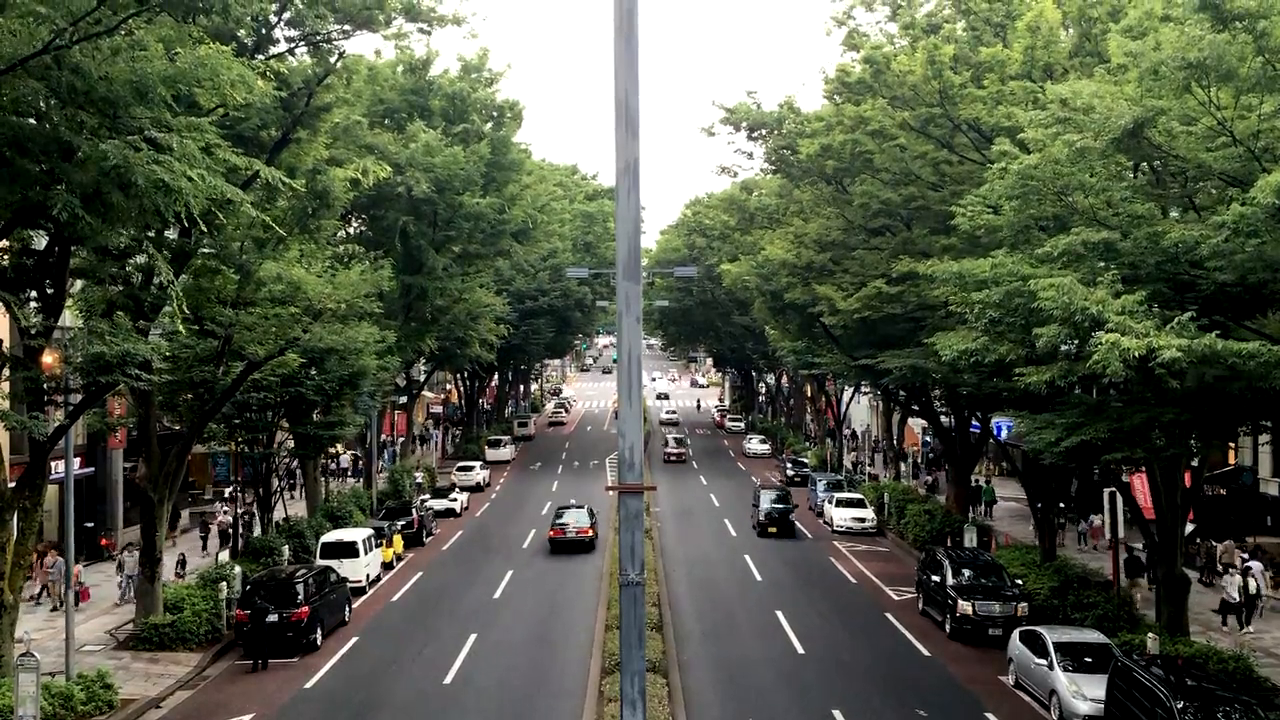
#> input picture frame 36 of Adarsh_Day_13_AI_ML/Street - 3617.mp4, 1280 x 720 px, given in place of VIRAT_S_050201_05_000890_000944.mp4, which was not available
$ python video_color_based_detection_2.py
#> lines starting #> are read from the running program, lines starting #| are printed output that depends on the picture; after the words box and inside, x2 and y2 are one past the last pixel; in counts of white or black regions, pixels touching at a corner belong together; pictures that were not available may be replaced by others from this repository, and a replacement may not be noted
# color based ROI detection
# ROI - region of interest Bmin - 71 , Bmax = 142
# Gmin - 94 , Gmax 218
# R min=120 R max = 235

import cv2
import numpy as np
import imutils
h=75;s=100;v=119
lowBGR = np.array([0,98,115])
highBGR =np.array([99,157,255])
# copy the path of the video
#path = 'C:\\Users\\pc\\vid_mpeg4.mp4'
path = "C:\\Users\\pc\\VIRAT_S_050201_05_000890_000944.mp4"

# create the video reader object
vid = cv2.VideoCapture(path)
print(vid)
print(vid.isOpened())
frame_counter=0
xCORR= []
yCORR= []
c_list = []
while(vid.isOpened()):
    val,frame=vid.read()
#> frame is the input picture: shape (720, 1280, 3); mean B, G, R 70.6, 87.1, 81.3
    image_hsv=cv2.cvtColor(frame, cv2.COLOR_BGR2HSV)
#> image_hsv: shape (720, 1280, 3); mean H, S, V 45.5, 79, 89.6
    frame_counter +=1
    # if the frame is captured
    if(val):
        mask_image = cv2.inRange(image_hsv,
                                (lowBGR),
                                (highBGR))
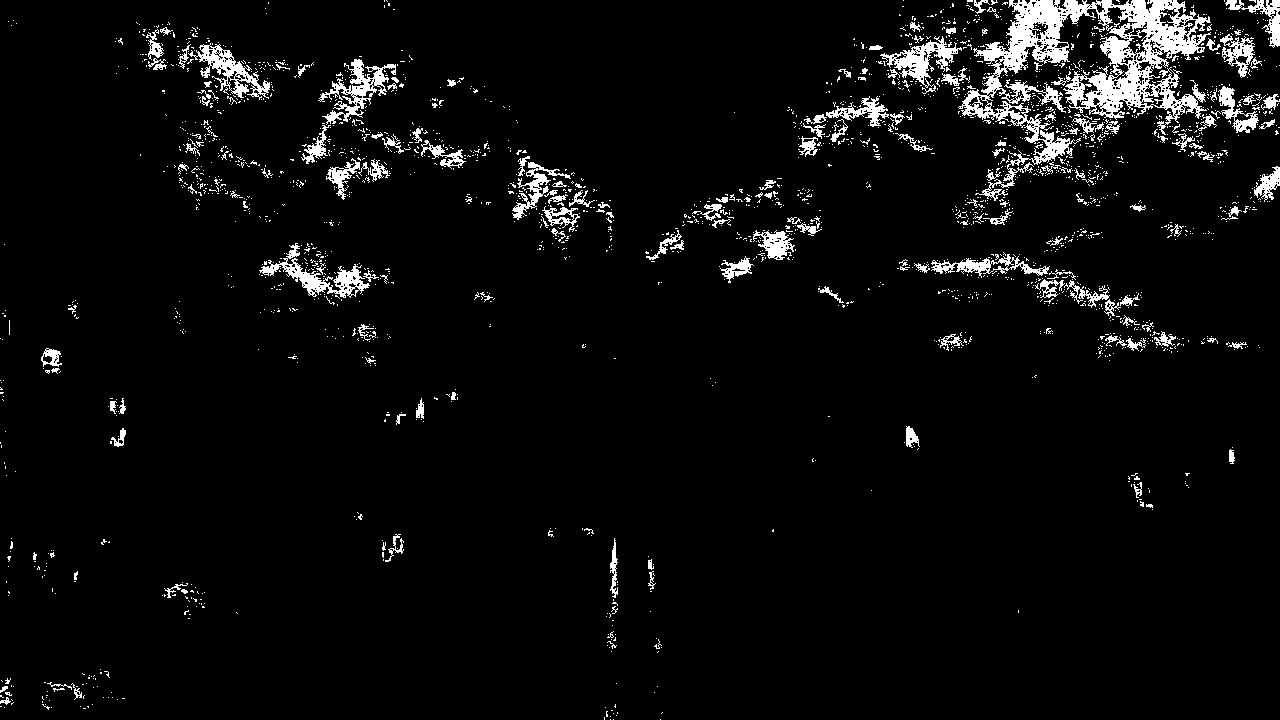
#> mask_image: shape (720, 1280); 4.8% white; 2314 white regions (2133 under 20 px)
        # find contours
        cnts = cv2.findContours(mask_image, cv2.RETR_TREE, cv2.CHAIN_APPROX_SIMPLE)
#> cnts = 3506 contours, 3332 with area under 20; largest, box (x1, y1, x2, y2) and area: (958, 0, 1211, 201) 16071, (188, 43, 270, 100) 1445, (259, 243, 370, 298) 1400, (880, 36, 962, 94) 1279, (318, 59, 396, 125) 1221
        final_contours = imutils.grab_contours(cnts)
#> final_contours has the same summary as cnts
        if(frame_counter==1):
            frame_original=frame.copy()

        count=0
        #big object detection
        for c in final_contours:

            area = cv2.contourArea(c)
            if(area>200):
                print(area)
                count=count+1
                print(count)

                M = cv2.moments(c)
                cx = int(M['m10']/M['m00'])
                cy = int(M['m01']/M['m00'])
                # c have every info about contour
                cv2.drawContours(frame, [c], -1, (0,0,255))
                cv2.circle(frame, (cx,cy), 4 ,(0,255,0))
                xCORR.append(cx)
                yCORR.append(cy)
                line_thickness = 2

                for i in range(len(xCORR)):
                    frame[yCORR[i],xCORR[i]]= (0,0,255)


                cv2.imshow('Frame',frame)
#> this loop made 3506 passes
#> (area, cx, cy) on passes 315, 642, 776, 792, 878, 1003, 1209, 1562, 1614, 1665, 1848, 2012: (231.5, 50, 356), (227.5, 1087, 294), (307.5, 736, 268), (883.5, 987, 265), (1400, 320, 277), (582.5, 775, 244), (382, 561, 216), (383.5, 1268, 183), (613, 533, 188), (380.5, 340, 175), (327, 443, 154), (265, 315, 148)
#> area on passes 33, 56: 28, 35.5
#> (printed output is left out)
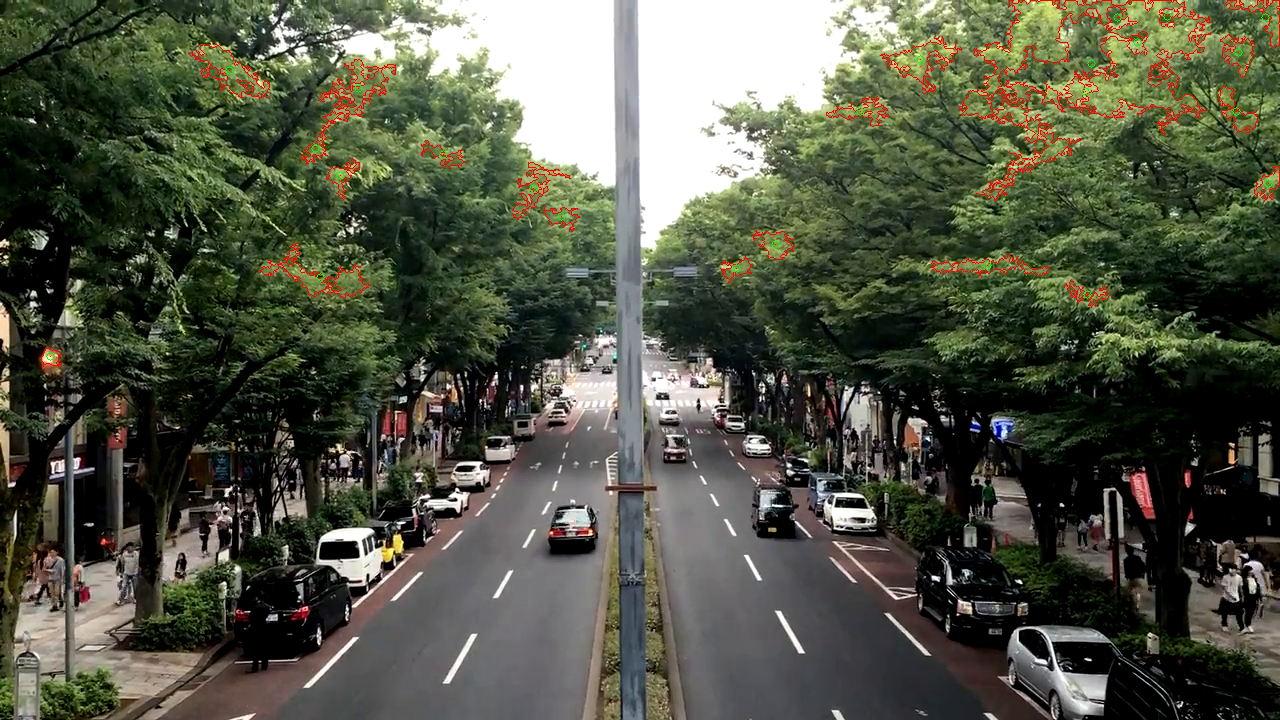
#> frame: shape (720, 1280, 3); 1.06% of pixels changed, all inside (x1, y1, x2, y2) = (41, 0, 1280, 367)
#> after the loop, count = 24; xCORR = [50, 1087, 736, 987, 320, 775, 561, 1268, 533, 340, 443, 315, 860, 1236, 358, 229, 920, 1238, 1265, 1091, 1085, 1137, 1167, 1117]; yCORR = [356, 294, 268, 265, 277, 244, 216, 183, 188, 175, 154, 148, 111, 111, 88, 70, 59, 52, 17, 63, 91, 42, 16, 17]
                #cv2.imshow('mask_image',mask_image)

    if(cv2.waitKey(1)==ord('q')):
#> (key q is pressed here)
        break


vid.release() # close the object
cv2.destroyAllWindows()

print(frame_counter)

$ run again, starting later in the video
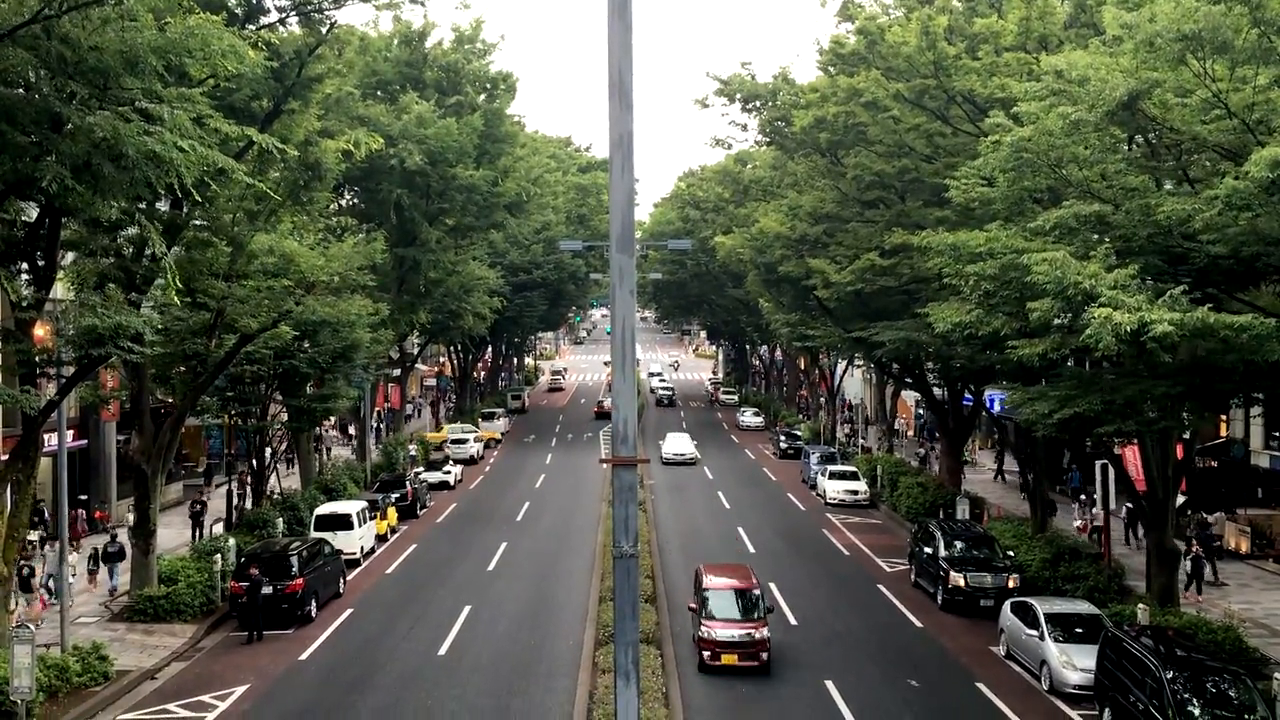
#> input picture frame 165 of Adarsh_Day_13_AI_ML/Street - 3617.mp4, 1280 x 720 px, given in place of VIRAT_S_050201_05_000890_000944.mp4, which was not available
#> frame is the input picture: shape (720, 1280, 3); mean B, G, R 69.3, 84.9, 80.2
#> image_hsv: shape (720, 1280, 3); mean H, S, V 46.8, 80.9, 87.8
#> `mask_image = cv2.inRange(image_hsv, (lowBGR), (highBGR))`:
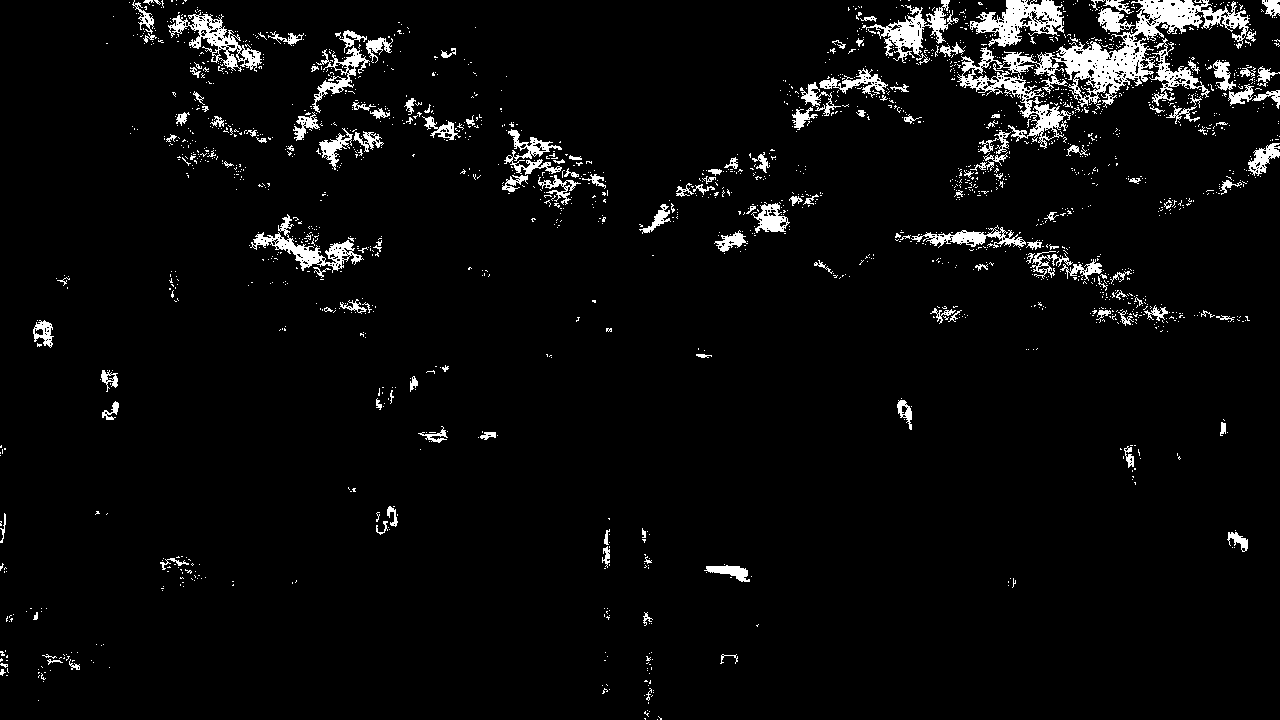
#> mask_image: shape (720, 1280); 4.3% white; 1929 white regions (1773 under 20 px)
#> cnts = 2915 contours, 2752 with area under 20; largest, box (x1, y1, x2, y2) and area: (957, 0, 1250, 149) 9372, (970, 0, 1064, 47) 2200, (168, 12, 262, 72) 1730, (862, 0, 959, 63) 1432, (250, 214, 364, 273) 1413
#> final_contours has the same summary as cnts
#> the loop `for c in final_contours: ` made 2915 passes
#> (area, cx, cy) on passes 137, 306, 573, 612, 708, 726, 789, 886: (331, 729, 571), (306.5, 43, 332), (227, 1085, 268), (208.5, 1046, 263), (274.5, 730, 241), (799, 971, 237), (1413, 308, 249), (218, 658, 218)
#> (printed output is left out)
#> after the loop `for c in final_contours:`:
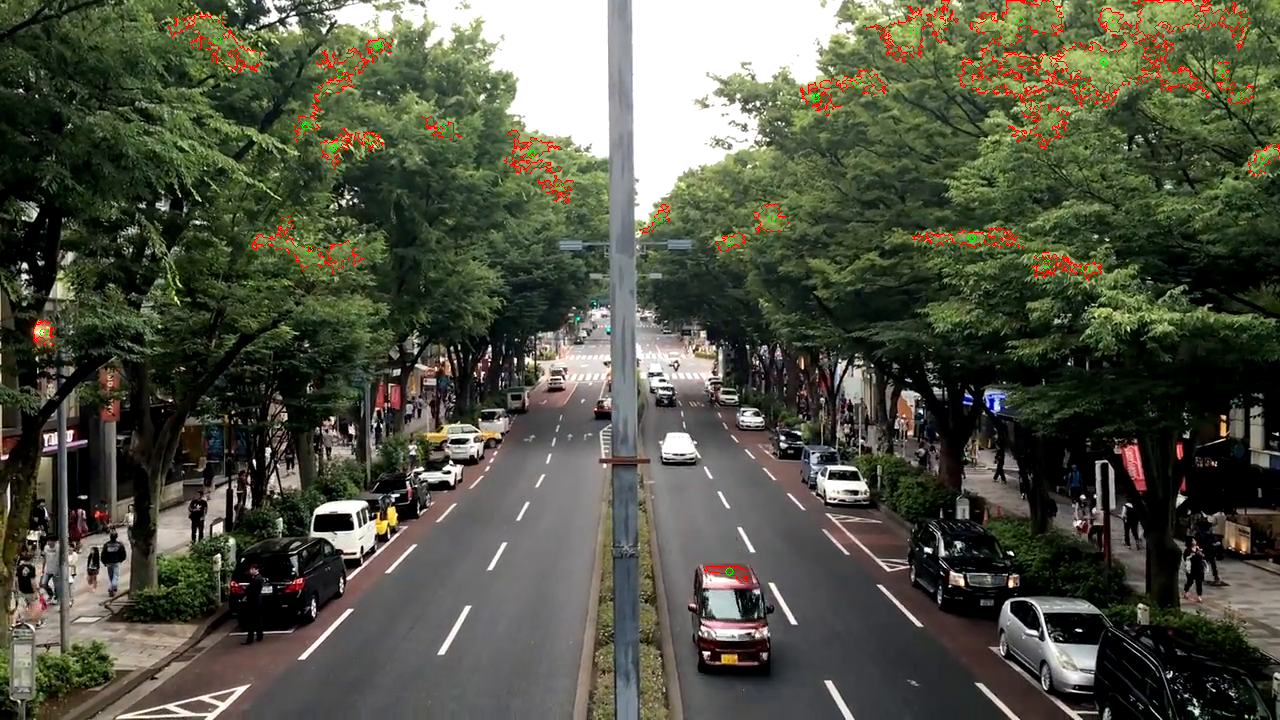
#> frame: shape (720, 1280, 3); 1.1% of pixels changed, all inside (x1, y1, x2, y2) = (33, 0, 1280, 582)
#> after the loop `for c in final_contours:`: count = 28; xCORR = 28 values, max 1262 at index 10, min 43 at index 1, mean 730; yCORR = 28 values, max 571 at index 0, min 20 at index 23, mean 155.6

$ run again, starting later in the video
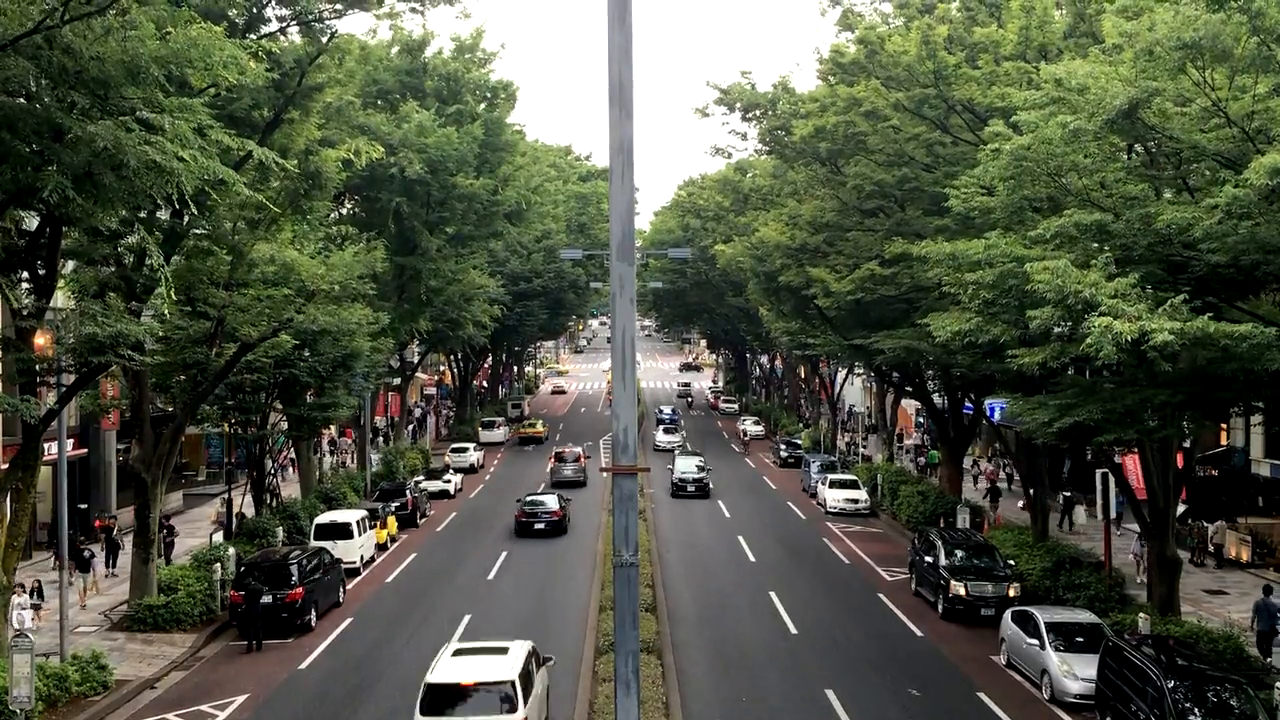
#> input picture frame 294 of Adarsh_Day_13_AI_ML/Street - 3617.mp4, 1280 x 720 px, given in place of VIRAT_S_050201_05_000890_000944.mp4, which was not available
#> frame is the input picture: shape (720, 1280, 3); mean B, G, R 69, 85.3, 80.2
#> image_hsv: shape (720, 1280, 3); mean H, S, V 45.4, 82.1, 88
#> `mask_image = cv2.inRange(image_hsv, (lowBGR), (highBGR))`:
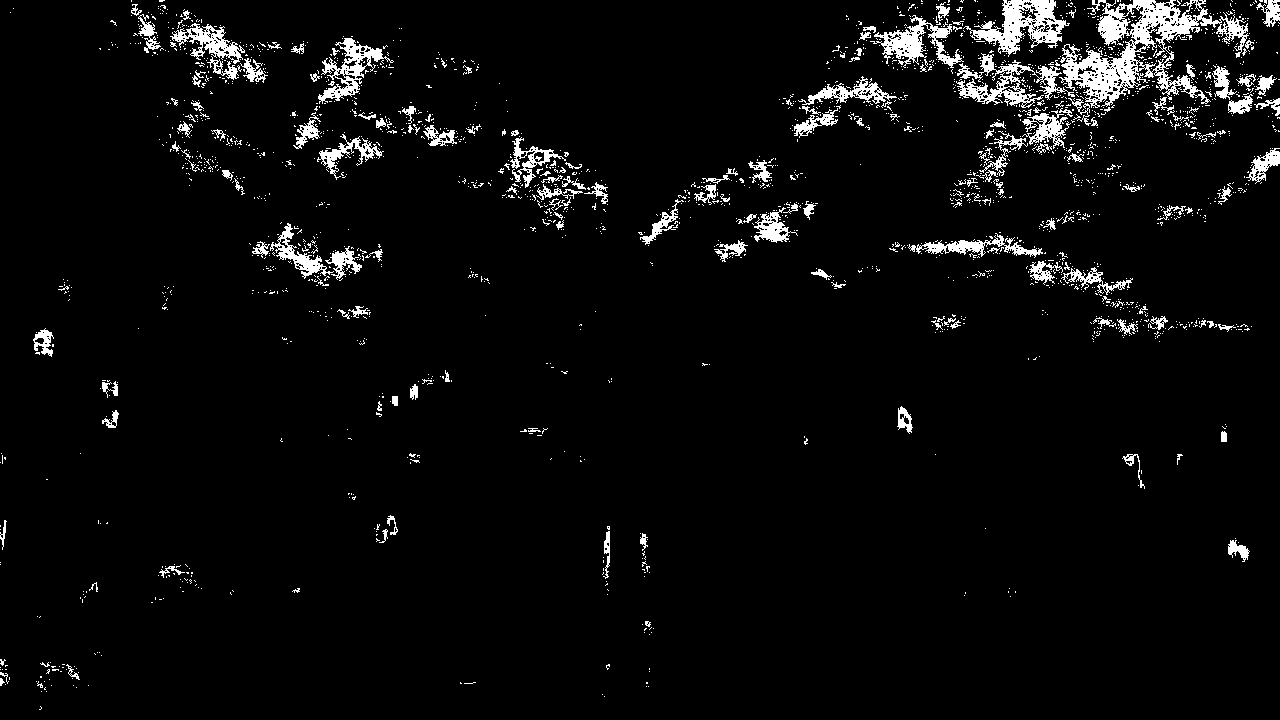
#> mask_image: shape (720, 1280); 4.4% white; 2229 white regions (2053 under 20 px)
#> cnts = 3422 contours, 3261 with area under 20; largest, box (x1, y1, x2, y2) and area: (1059, 0, 1249, 108) 7960, (963, 0, 1070, 57) 2577, (956, 53, 1075, 108) 1876, (318, 38, 394, 104) 1516, (870, 15, 964, 68) 1470
#> final_contours has the same summary as cnts
#> the loop `for c in final_contours: ` made 3422 passes
#> (area, cx, cy) on passes 226, 321, 593, 645, 718, 790, 858, 982: (224.5, 904, 419), (284.5, 43, 340), (397.5, 1094, 279), (267, 1041, 271), (378, 343, 261), (822, 973, 246), (770, 297, 254), (606.5, 771, 227)
#> (printed output is left out)
#> after the loop `for c in final_contours:`:
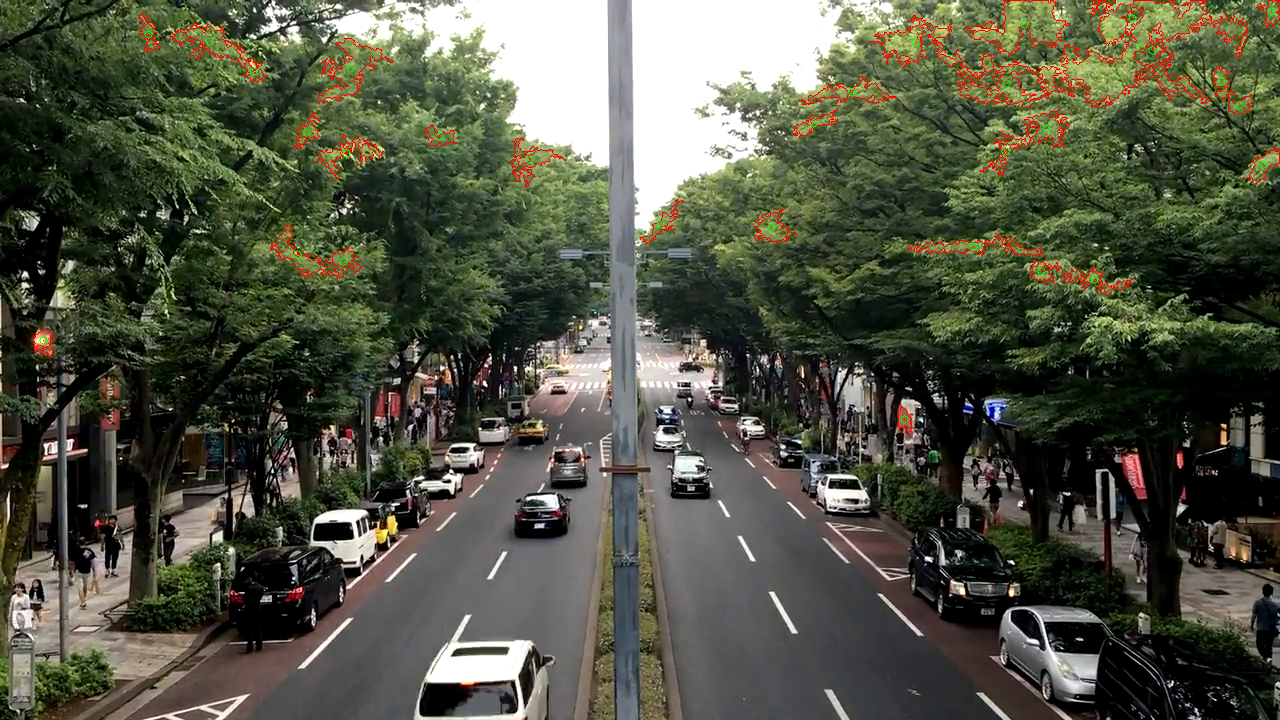
#> frame: shape (720, 1280, 3); 1.1% of pixels changed, all inside (x1, y1, x2, y2) = (33, 0, 1280, 434)
#> after the loop `for c in final_contours:`: count = 31; xCORR = 31 values, max 1271 at index 26, min 43 at index 1, mean 767.3; yCORR = 31 values, max 419 at index 0, min 11 at index 26, mean 143
